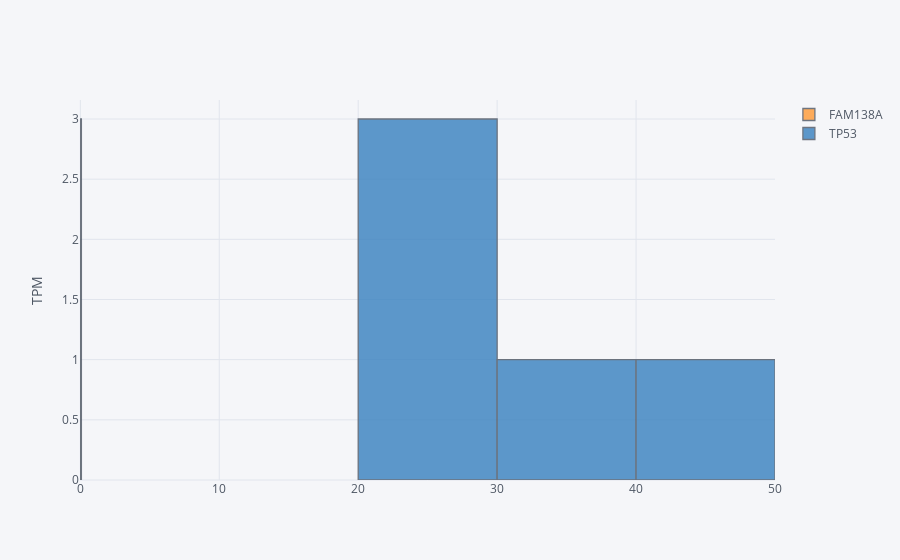

The notebook cell this image was saved under:
### Code cell
gtt.head().iplot(kind='hist', yTitle='TPM')

### Figure 1 — Plotly figure (JSON) as saved in the notebook; plotly's stock layout.template omitted (floating-point values rounded to 4 significant figures)
{"data": [{"histfunc": "count", "histnorm": "", "marker": {"color": "rgba(255, 153, 51, 1.0)", "line": {"color": "#4D5663", "width": 1.3}}, "name": "FAM138A", "opacity": 0.8, "orientation": "v", "type": "histogram", "uid": "5bdd8746-c4fc-428e-a19f-93ed2632b2cd", "x": [0.05045, 0, 0.02945, 0.0326, 0]}, {"histfunc": "count", "histnorm": "", "marker": {"color": "rgba(55, 128, 191, 1.0)", "line": {"color": "#4D5663", "width": 1.3}}, "name": "TP53", "opacity": 0.8, "orientation": "v", "type": "histogram", "uid": "f38ad273-3150-47e3-bdad-ceaeb554c2ca", "x": [24.98, 35.05, 40.62, 29.15, 20.39]}], "layout": {"barmode": "overlay", "legend": {"bgcolor": "#F5F6F9", "font": {"color": "#4D5663"}}, "paper_bgcolor": "#F5F6F9", "plot_bgcolor": "#F5F6F9", "title": {"font": {"color": "#4D5663"}}, "xaxis": {"gridcolor": "#E1E5ED", "showgrid": true, "tickfont": {"color": "#4D5663"}, "title": {"font": {"color": "#4D5663"}, "text": ""}, "zerolinecolor": "#E1E5ED"}, "yaxis": {"gridcolor": "#E1E5ED", "showgrid": true, "tickfont": {"color": "#4D5663"}, "title": {"font": {"color": "#4D5663"}, "text": "TPM"}, "zerolinecolor": "#E1E5ED"}}}
